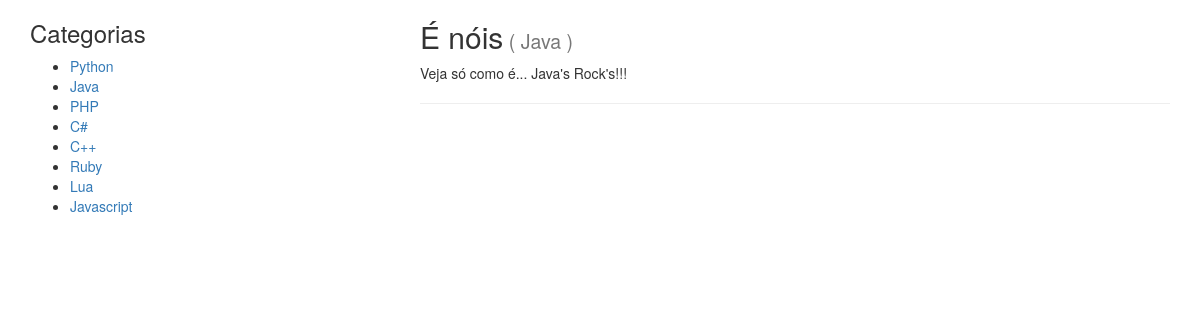
Screenshot of /blog/category/2 with the database file from the repository.
### blog/models.py (models this page shows, shortened)
class Category(models.Model):
    name = models.CharField(max_length=255)
    class Meta:
        verbose_name_plural = 'Categories'

class Post(models.Model):
    category = models.ForeignKey(Category)
    name = models.CharField(max_length=255)
    content = models.TextField()
    STATUS_CHOICES = (
        ('Draft', 'Draft'),
        ('Published', 'Published')
    )
    status = models.CharField(max_length=20, choices=STATUS_CHOICES, default='Draft');
    created_at = models.DateTimeField(auto_now_add=True)

### blog/views.py (the view)
# urls.py: url(r'category/(?P<category_id>\d+)', views.show_posts_by_category, name='blog.posts_by_category'),
def show_posts_by_category(request, category_id):
    all_categories = getAllCategories()
    cat = Category.objects.get(pk=category_id)
    if category_id is not None:
        posts = Post.objects.filter(category=cat)
    else:
        posts = Post.objects.all()
    context = {
        'name': 'Leandro Manzano Merlo',
        "languages": all_categories,
        'posts': posts,
    }
    return render(request, 'blog/home.html', context)

### blog/views.py (called while the page is built)
def getAllCategories():
    return Category.objects.all();

### templates/blog/home.html (shortened to what this page needs)
{% extends 'blog/layout.html' %}
{% block content %}
{% for post in posts %}
<article>
    <h2>{{ post.name }}<small> ( {{ post.category.name }} )</small></h2>
    <p>{{ post.content }}</p>
</article>
{% endfor %}
<hr />
{% endblock %}

### templates/blog/layout.html (shortened to what this page needs)
<!DOCTYPE html>
<html lang="en">
<head>
    <link rel="stylesheet" href="https://maxcdn.bootstrapcdn.com/bootstrap/3.3.7/css/bootstrap.min.css">
    <link rel="stylesheet" href="https://maxcdn.bootstrapcdn.com/bootstrap/3.3.7/css/bootstrap-theme.min.css">
</head>
<body>
<div class="container">
    <div class="row">
        <aside id="menu" class="col-md-4">
            <h3>Categorias</h3>
            <ul>
                {% for lang in languages %}
                <li><a href="{% url 'blog.posts_by_category' lang.id %}">{{lang.name}}</a></li>
                {% endfor %}
            </ul>
        </aside>
        <section id="content" class="col-md-8">
            {% block content %}
            {% endblock %}
        </section>
    </div>
</div>
</body>
</html>

### rows the page displays
Category: name "Python"
Category: name "Java"
Category: name "PHP"
Category: name "C#"
Category: name "C++"
Category: name "Ruby"
Category: name "Lua"
Category: name "Javascript"
Post: name "É nóis", category.name "Java", content "Veja só como é... Java's Rock's!!!"
